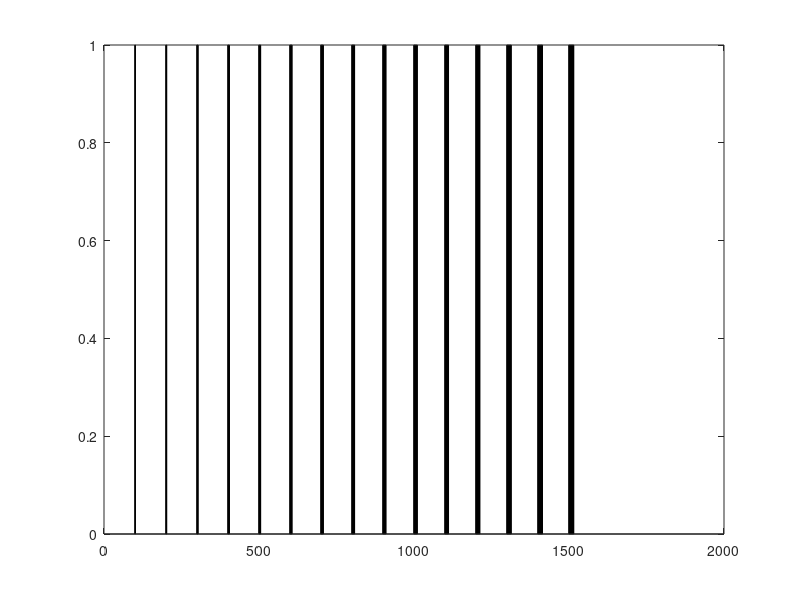

MATLAB code to generate this figure:
close all;

i=1;
for n=1:15
    for m=0:n
        out(i) = n*100+m;
        i = i + 1;
    end
end

count = zeros(1,max(out));

for i=1:length(out)
   
    count(out(i)) = count(out(i)) + 1;
    
end

figure;
bar(count);